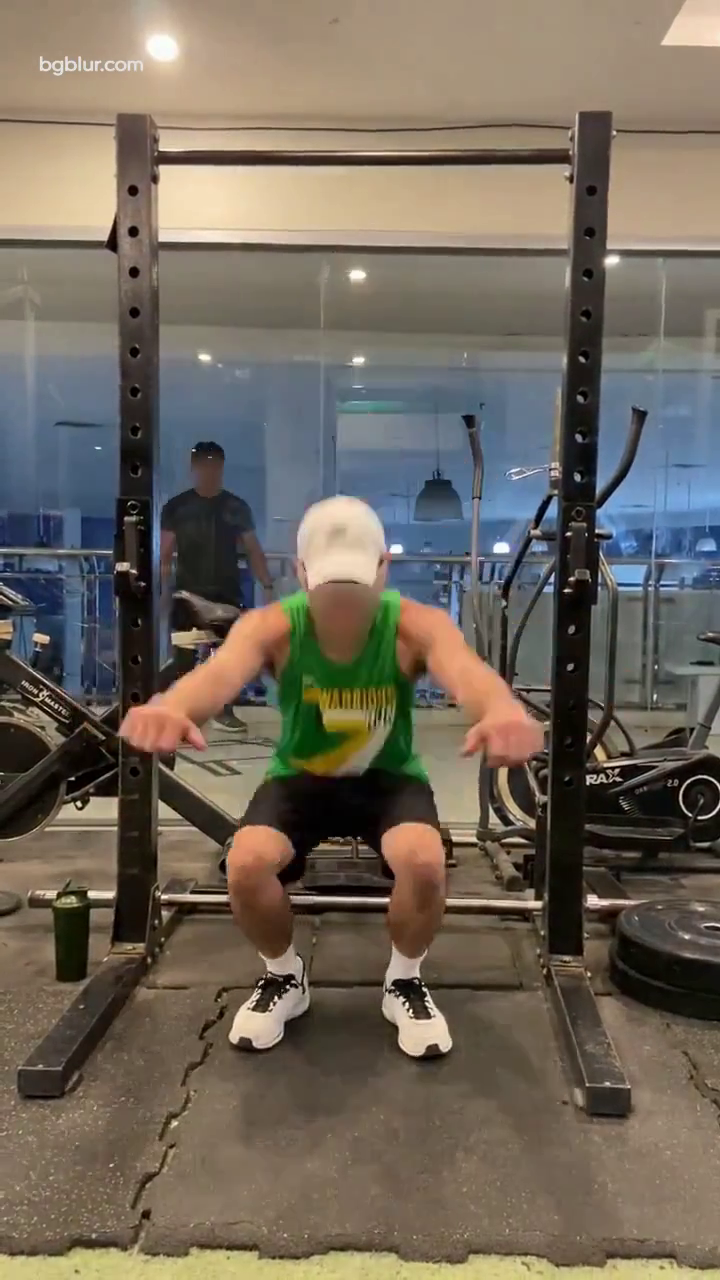
#> input picture frame 230 of admin-react/public/videos/squat_ref-front.mp4, 720 x 1280 px, given in place of dd5d91c0df4e4cc2bd3d599c1060bbe8.mp4, which was not available
$ python make_pilot_contact_sheet.py
#> lines starting #> are read from the running program, lines starting #| are printed output that depends on the picture
import cv2
import math
from pathlib import Path

video = Path(
    r"media\datasets\videos\dd5d91c0df4e4cc2bd3d599c1060bbe8.mp4"
)
output = Path("pilot_sample_340_contact_sheet.jpg")

cap = cv2.VideoCapture(str(video))
if not cap.isOpened():
    raise RuntimeError(f"Could not open video: {video}")

total = int(cap.get(cv2.CAP_PROP_FRAME_COUNT))
fps = cap.get(cv2.CAP_PROP_FPS)
print(f"Video frames: {total}, FPS: {fps:.2f}")

start, end = 230, 287
if end >= total:
    raise ValueError(f"Frame {end} exceeds video length ({total} frames)")

# Sample the full repetition at evenly spaced frame positions.
indices = list(range(start, end + 1, 4))
if indices[-1] != end:
    indices.append(end)

tiles = []
for idx in indices:
    cap.set(cv2.CAP_PROP_POS_FRAMES, idx)
    ok, frame = cap.read()
    if not ok:
        print(f"Warning: could not read frame {idx}")
        continue

    frame = cv2.resize(frame, (320, 240))
    cv2.putText(
        frame, f"Frame {idx}", (8, 24),
        cv2.FONT_HERSHEY_SIMPLEX, 0.65, (0, 255, 255), 2
    )
    tiles.append(frame)
#> this loop made 16 passes
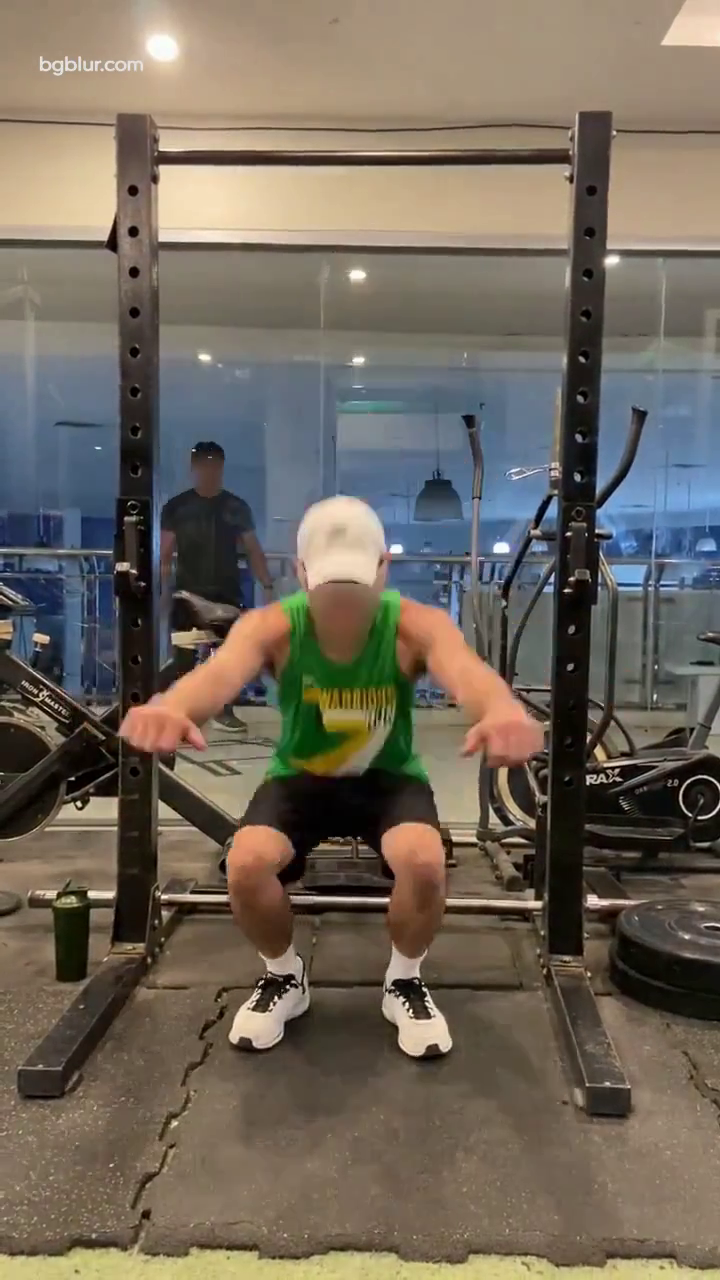
#> input picture frame 230 of admin-react/public/videos/squat_ref-front.mp4, 720 x 1280 px, given in place of dd5d91c0df4e4cc2bd3d599c1060bbe8.mp4, which was not available
#> pass 1, `frame = cv2.resize(frame, (320, 240))`:
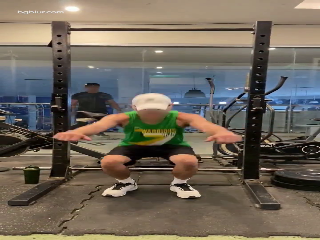
#> frame: shape (240, 320, 3); mean B, G, R 91.6, 103.8, 112.8
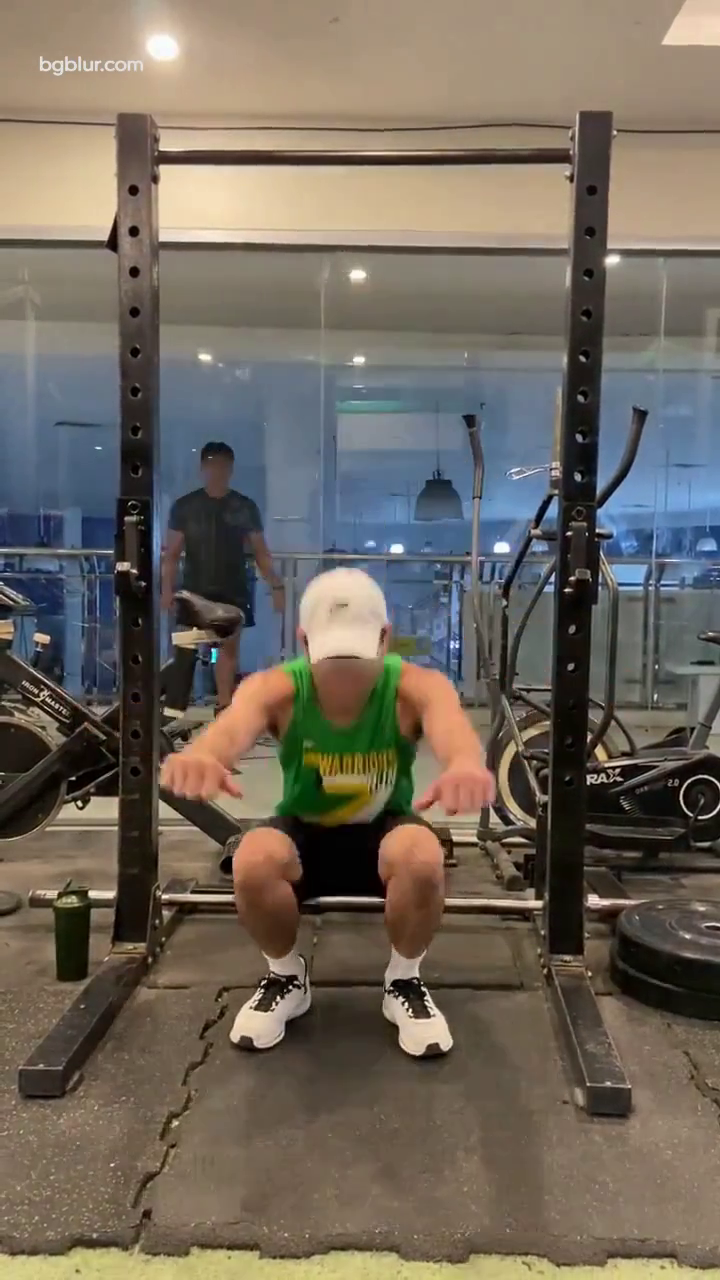
#> input picture frame 234 of admin-react/public/videos/squat_ref-front.mp4, 720 x 1280 px, given in place of dd5d91c0df4e4cc2bd3d599c1060bbe8.mp4, which was not available
#> pass 2, `frame = cv2.resize(frame, (320, 240))`:
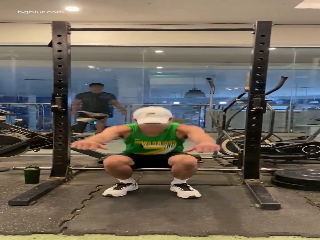
#> frame: shape (240, 320, 3); mean B, G, R 92.8, 103.9, 112.4
#> pass 3, `ok, frame = cap.read()`:
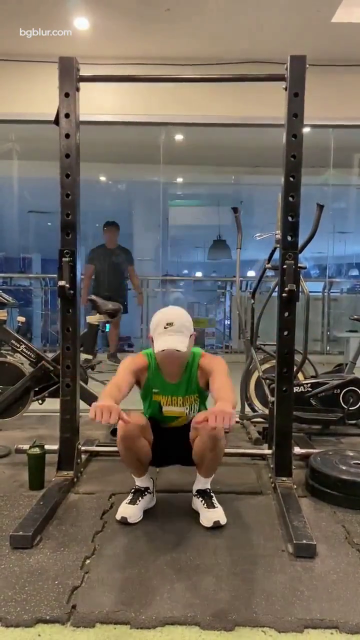
#> frame: shape (1280, 720, 3) (shown at 1/2 size); mean B, G, R 93, 103.5, 111.8
#> pass 3, `frame = cv2.resize(frame, (320, 240))`:
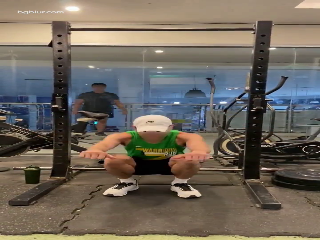
#> frame: shape (240, 320, 3); mean B, G, R 92.9, 103.4, 111.7
#> after the loop:
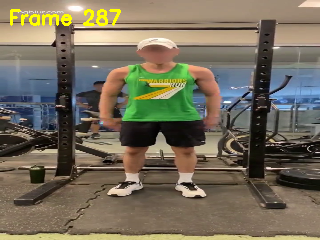
#> frame: shape (240, 320, 3); mean B, G, R 91.3, 109.6, 117.7
#> after the loop, tiles = 16 items

cap.release()

if not tiles:
    raise RuntimeError("No frames were extracted.")

cols = 3
rows = math.ceil(len(tiles) / cols)
#> rows = 6
blank = tiles[0].copy()
blank[:] = 35
#> blank: shape (240, 320, 3); every value is 35
tiles.extend([blank.copy() for _ in range(rows * cols - len(tiles))])

grid = [
    cv2.hconcat(tiles[r * cols:(r + 1) * cols])
    for r in range(rows)
]
#> grid = 6 items
sheet = cv2.vconcat(grid)
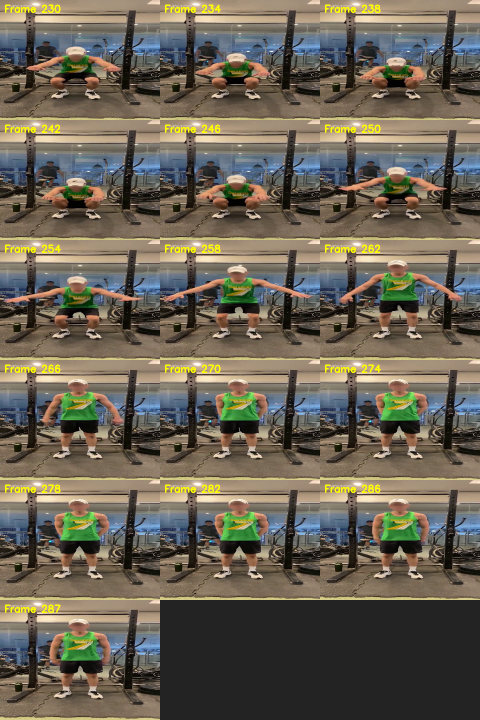
#> sheet: shape (1440, 960, 3) (shown at 1/2 size); mean of channels 0, 1, 2 84.6, 99.1, 106.5; drawn as B, G, R

if not cv2.imwrite(str(output), sheet):
    raise RuntimeError("Could not save contact sheet.")

print(f"Saved: {output.resolve()}")
print(f"Frames included: {indices}")

$ run again, starting later in the video
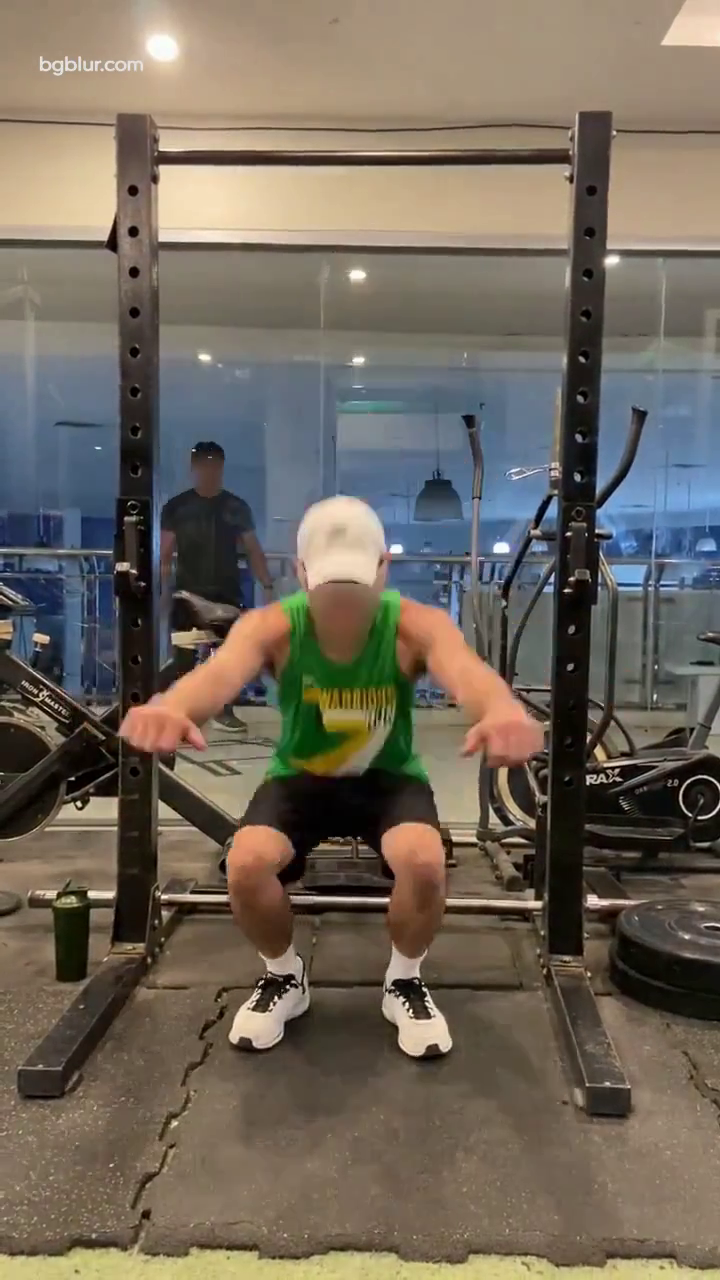
#> input picture frame 230 of admin-react/public/videos/squat_ref-front.mp4, 720 x 1280 px, given in place of dd5d91c0df4e4cc2bd3d599c1060bbe8.mp4, which was not available
#> the loop `for idx in indices:` made 16 passes
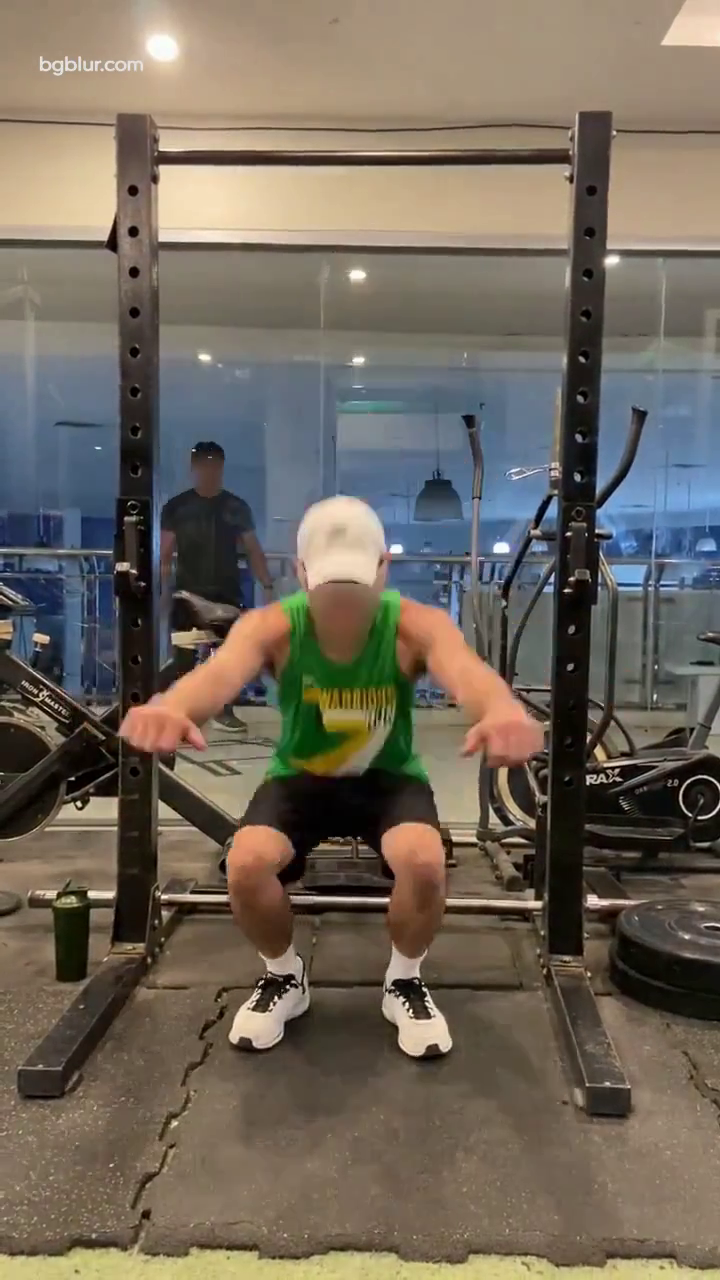
#> input picture frame 230 of admin-react/public/videos/squat_ref-front.mp4, 720 x 1280 px, given in place of dd5d91c0df4e4cc2bd3d599c1060bbe8.mp4, which was not available
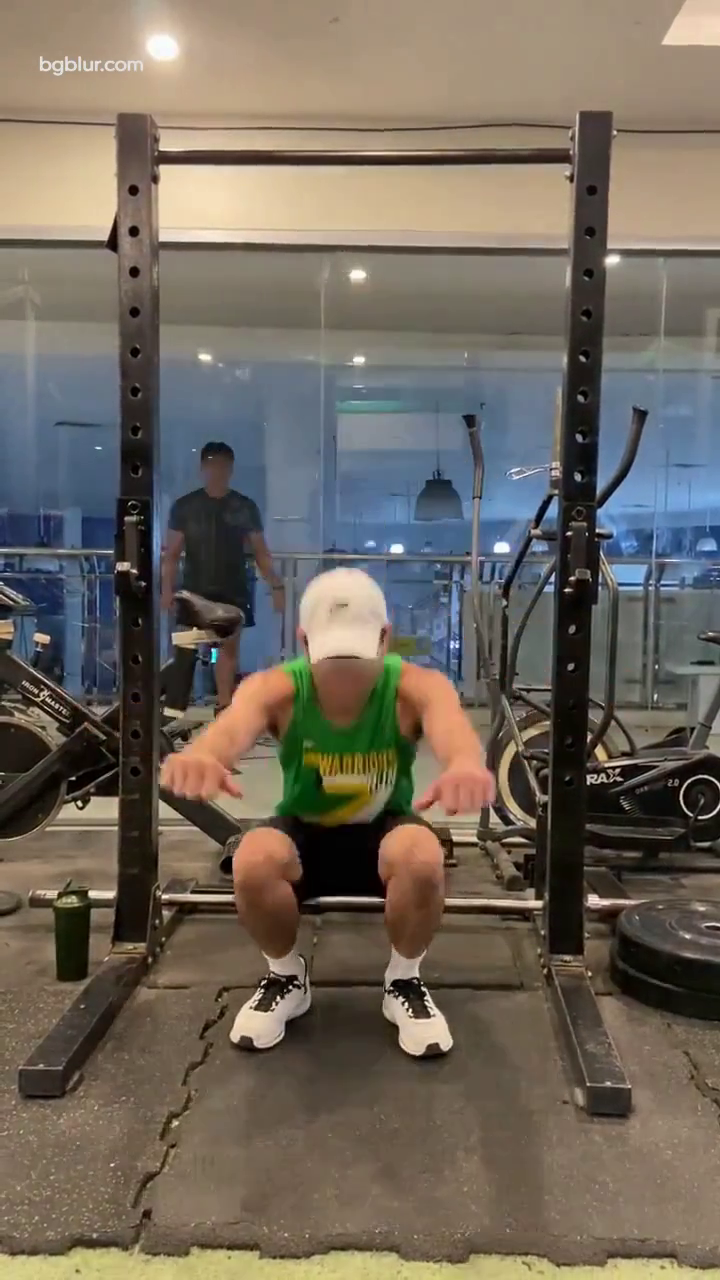
#> input picture frame 234 of admin-react/public/videos/squat_ref-front.mp4, 720 x 1280 px, given in place of dd5d91c0df4e4cc2bd3d599c1060bbe8.mp4, which was not available
#> after the loop `for idx in indices:`: tiles = 16 items
#> rows = 6
#> grid = 6 items

$ run again, starting later in the video
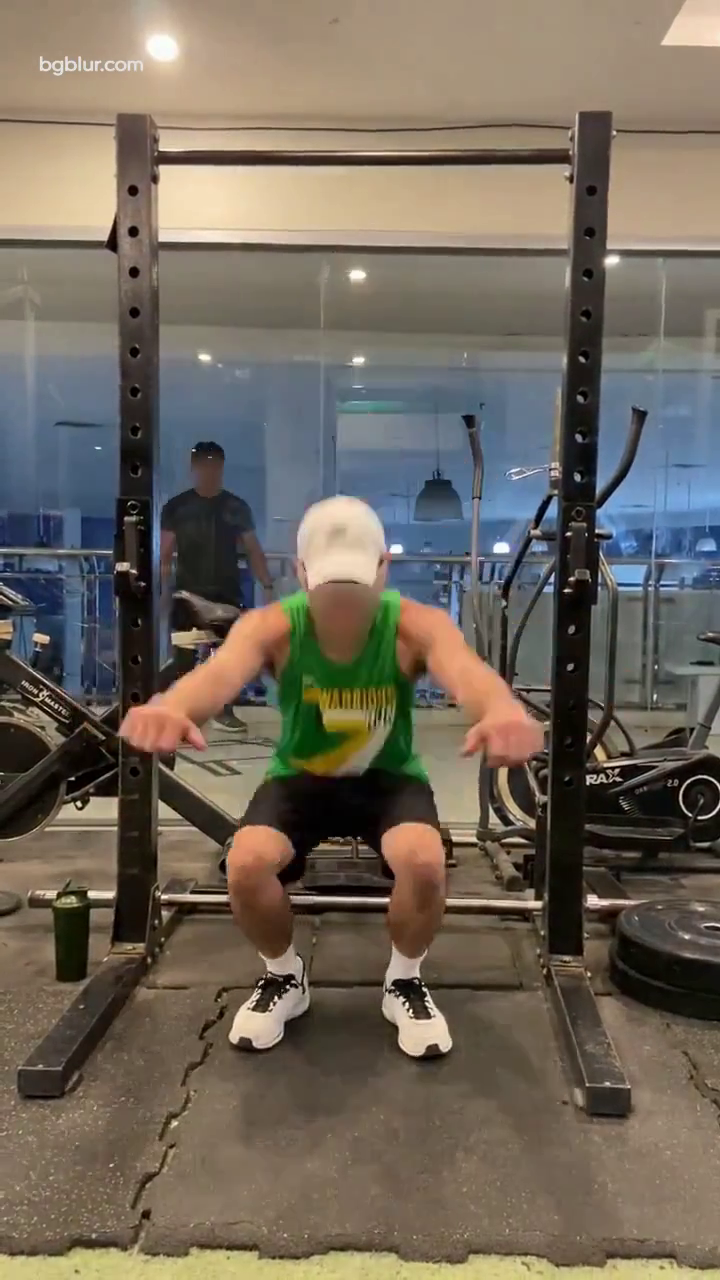
#> input picture frame 230 of admin-react/public/videos/squat_ref-front.mp4, 720 x 1280 px, given in place of dd5d91c0df4e4cc2bd3d599c1060bbe8.mp4, which was not available
#> the loop `for idx in indices:` made 16 passes
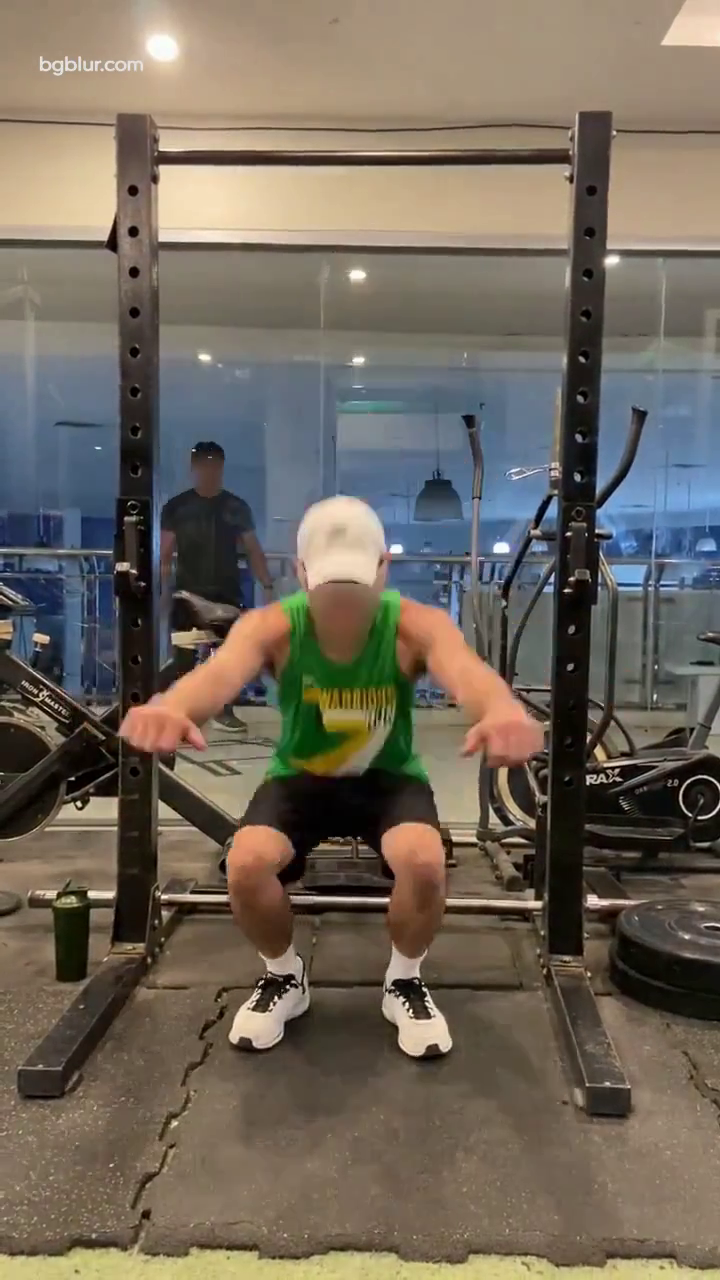
#> input picture frame 230 of admin-react/public/videos/squat_ref-front.mp4, 720 x 1280 px, given in place of dd5d91c0df4e4cc2bd3d599c1060bbe8.mp4, which was not available
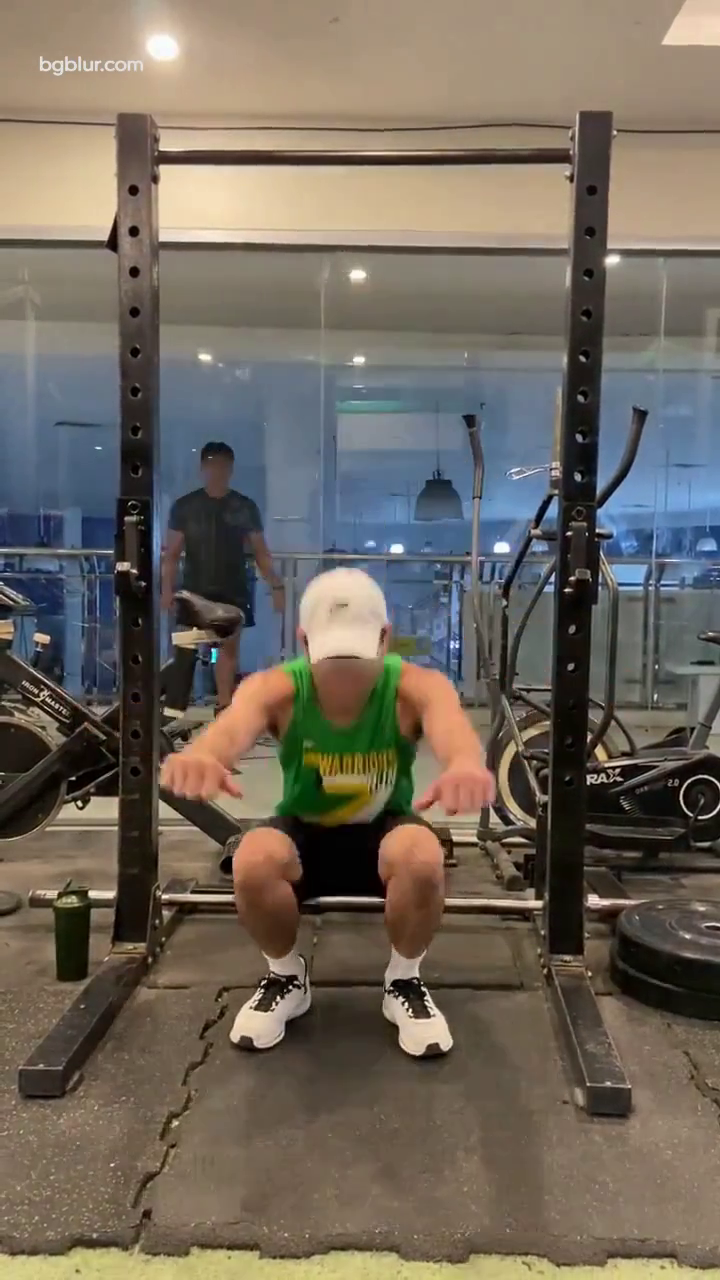
#> input picture frame 234 of admin-react/public/videos/squat_ref-front.mp4, 720 x 1280 px, given in place of dd5d91c0df4e4cc2bd3d599c1060bbe8.mp4, which was not available
#> after the loop `for idx in indices:`: tiles = 16 items
#> rows = 6
#> grid = 6 items
